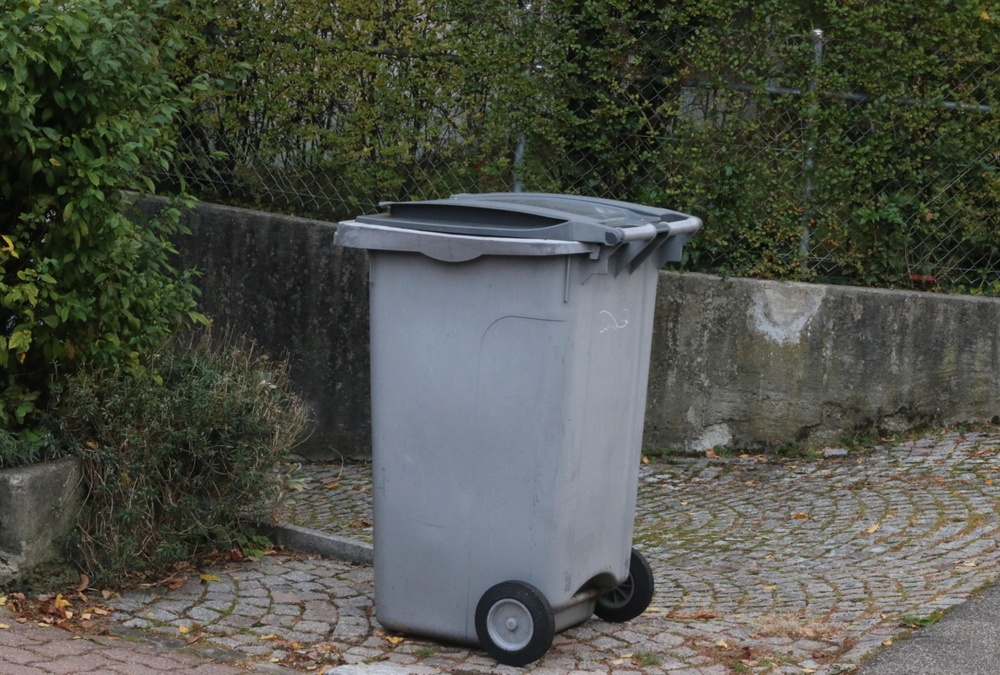
#> input picture data/input/1002.jpg, 1000 x 675 px, shrunk from 1518 x 1024 before the run
$ python depth_blur.py
#> lines starting #> are read from the running program, lines starting #| are printed output that depends on the picture; after the words box and inside, x2 and y2 are one past the last pixel; in counts of white or black regions, pixels touching at a corner belong together
### kernel.py
import numpy as np
import cv2

# [8 lines left out: function Radial, not called in this run]


def Tanh(r=5, kernel_size=11):
    kernel = np.zeros((kernel_size, kernel_size))
    center = kernel_size // 2
    for i in range(kernel_size):
        for j in range(kernel_size):
            kernel[i][j] = 0.5 + 0.5 * np.tanh(0.25 * (r ** 2 - (i - center) ** 2 - (j - center) ** 2) + 0.5)
    return kernel / kernel.sum()


def Mean(kernel_size=11):
    kernel = np.ones((kernel_size, kernel_size))
    return kernel / kernel.sum()


# [2 lines that do not run on import are left out]


### depth_blur.py
import pdb
import cv2
import argparse
import numpy as np
from kernel import Radial, Tanh, Mean
from modify_depth import ModifyDepthByMask

class DepthBlur():
    def __init__(self, kernel_type='radial', d_min=0, d_max=300, a=0.05, df=50, scale_factor=2) -> None:
        self.kernel_type = kernel_type
        if kernel_type == 'radial':
            self.kernel = Radial
        elif kernel_type == 'tanh':
            self.kernel = Tanh

        self.d_min = d_min
        self.d_max = d_max
        self.a = a
        self.df = df
        self.scale_factor = scale_factor


    def forward(self, image, depth):
        I_s = np.zeros_like(image)
        M_s = np.zeros_like(image)
        for d in np.arange(self.d_min, self.d_max, step=1 / self.a):
            M_d = (np.abs(depth - d) < 1 / self.a).astype(float)
            I_d = M_d * image
            r = np.abs(self.scale_factor * self.a * (d - self.df)).astype(int)
            kernel_size = (r + 1) * 2 + 1
            kernel = self.kernel(r=r, kernel_size=kernel_size)
            M_d_b = cv2.filter2D(M_d, -1, kernel=kernel)
            I_d_b = cv2.filter2D(I_d, -1, kernel=kernel)
            M_s = M_s * (1 - M_d_b) + M_d_b
            I_s = I_s * (1 - M_d_b) + I_d_b
            # M_s = M_s * (1 - M_d_b) + M_d_b * M_d
            # I_s = I_s * (1 - M_d_b) + I_d_b * M_d
        I_b = I_s / M_s
        return I_b


if __name__ == '__main__':
    # d_min=0, d_max=300, a=0.05, df=50, scale_factor=2
    argument_parser = argparse.ArgumentParser()
    argument_parser.add_argument('--ktype', type=str, default='tanh', choices=['radial', 'tanh'])
    argument_parser.add_argument('--dmin', type=int, default=0)
    argument_parser.add_argument('--dmax', type=int, default=300)
    argument_parser.add_argument('--a', type=float, default=0.05)
    argument_parser.add_argument('--df', type=int, default=50)
    argument_parser.add_argument('--scale', type=int, default=2)
    argument_parser.add_argument('--mdepth', action='store_true')
    args = argument_parser.parse_args()
    # read image
    image = cv2.imread('./data/input/1002.jpg')
#> image is the input picture: shape (675, 1000, 3); mean B, G, R 72.2, 81.2, 78.3
    depth = cv2.imread('./data/depth/1002-depth.png')
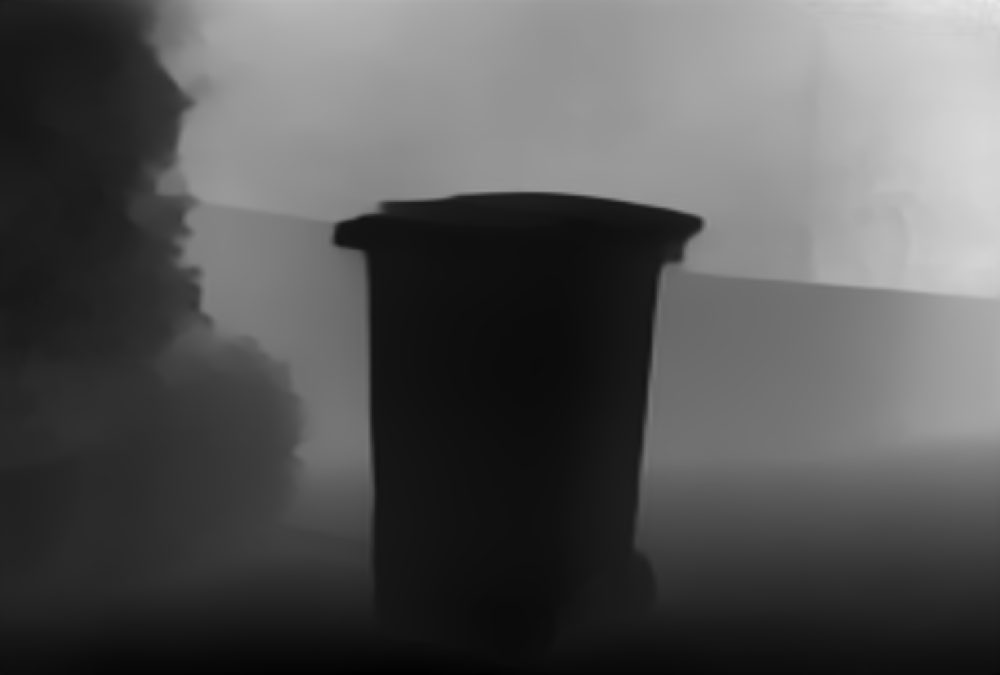
#> input picture data/depth/1002-depth.png, 1000 x 675 px, shrunk from 1518 x 1024 before the run
#> depth is the input picture: shape (675, 1000, 3); min 0, max 234, mean 85.3

    if args.mdepth:
        depth_modifier = ModifyDepthByMask()
        mask = cv2.imread('./data/mask/1002-mask.png')
        modified_depth = depth_modifier.forward(depth, mask)
        depth = modified_depth

    depth = depth / depth.max() * 255
    depth = depth.astype(int)
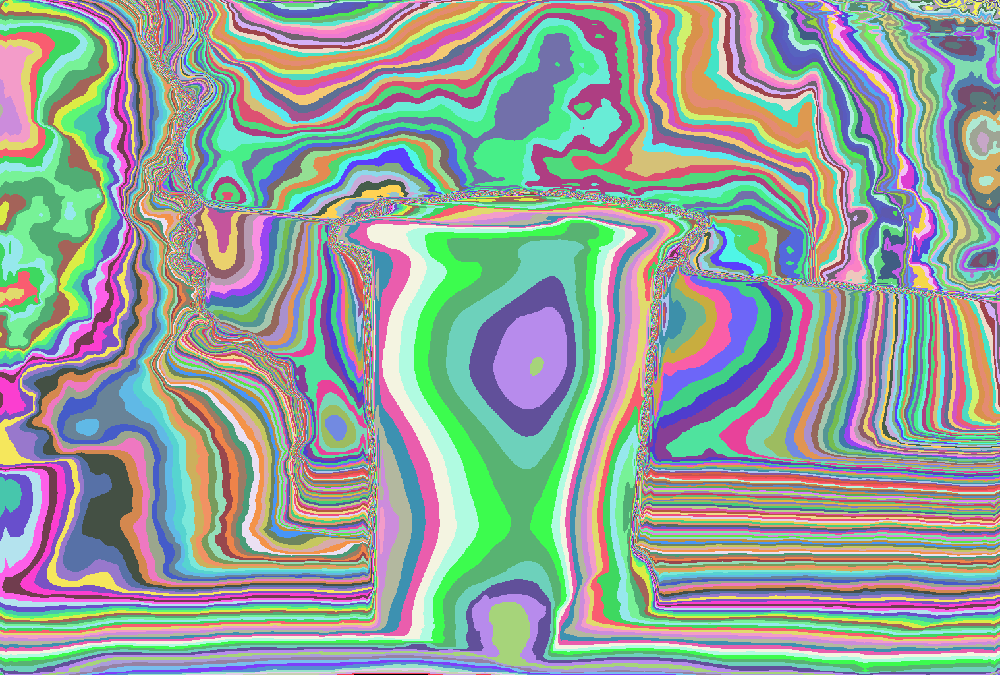
#> depth: shape (675, 1000, 3) int64; 235 distinct labels, from 0 to 255; one colour per label, 0 black

    depth_blur = DepthBlur(kernel_type=args.ktype, d_min=args.dmin, d_max=args.dmax, a=args.a, df=args.df, scale_factor=args.scale)
    blured = depth_blur.forward(image, depth)
#> the loop in forward, `for d in np.arange(self.d_min, self.d_max, step=1 / self.a):` made 15 passes
#> pass 1, in forward, `M_d = (np.abs(depth - d) < 1 / self.a).astype(float)`:
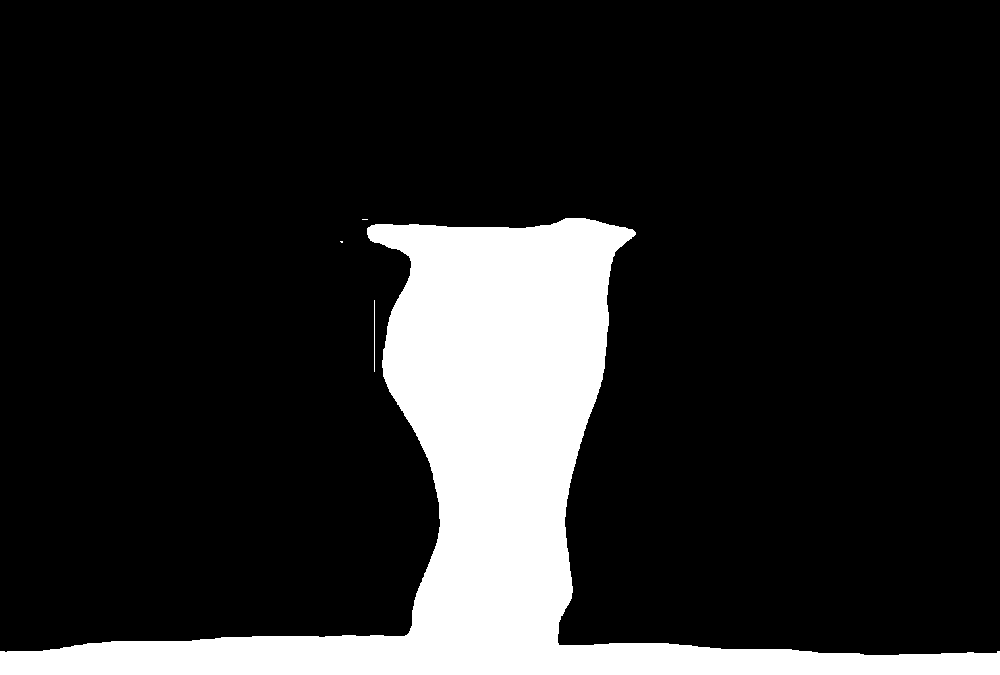
#> M_d: shape (675, 1000, 3) float64; values 0 (black) and 1 (white), 15.5% white; 4 white regions (2 under 20 px), largest, box (x1, y1, x2, y2) and area: (0, 218, 1000, 675) 104812, (374, 300, 375, 372) 72
#> pass 1, in forward, `I_d_b = cv2.filter2D(I_d, -1, kernel=kernel)`:
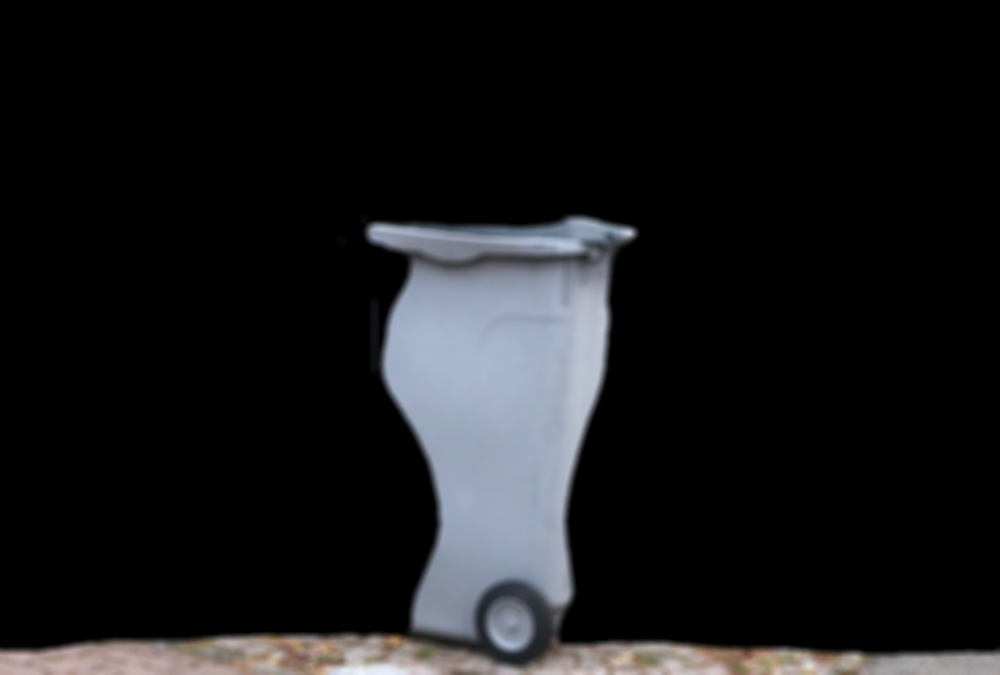
#> I_d_b: shape (675, 1000, 3) float64; mean B, G, R 20.5, 19.2, 18.8; drawn with min black and max white
#> after the loop in forward, `for d in np.arange(self.d_min, self.d_max, step=1 / self.a):`: I_d: shape (675, 1000, 3) float64; every value is 0
#> after the loop in forward, `for d in np.arange(self.d_min, self.d_max, step=1 / self.a):`:
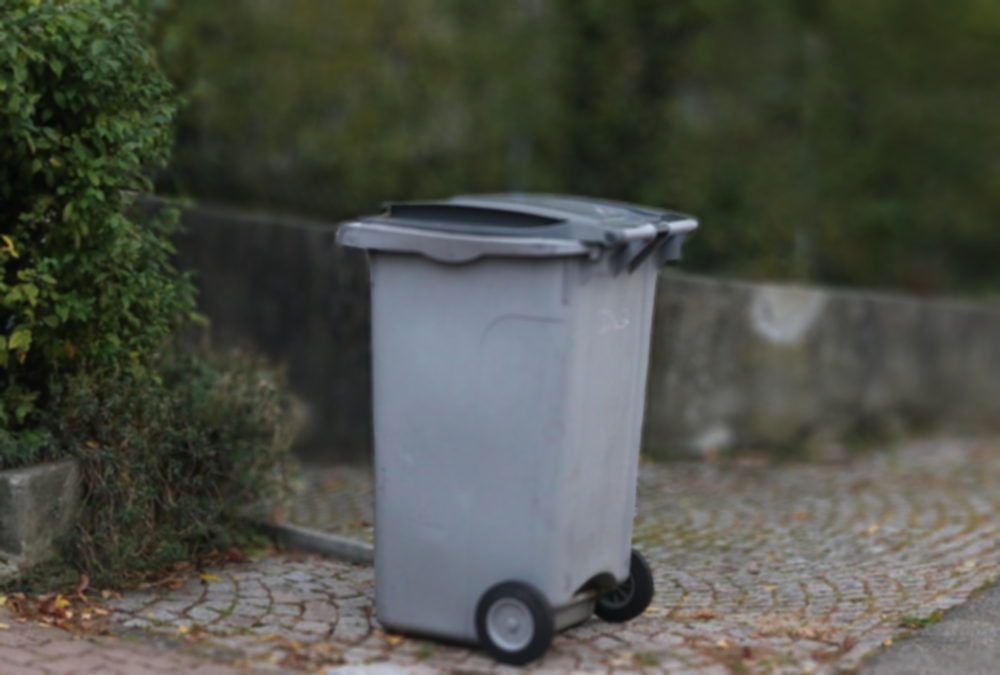
#> I_s: shape (675, 1000, 3) float64; mean B, G, R 71.6, 80.6, 77.8
#> after the loop in forward, `for d in np.arange(self.d_min, self.d_max, step=1 / self.a):`:
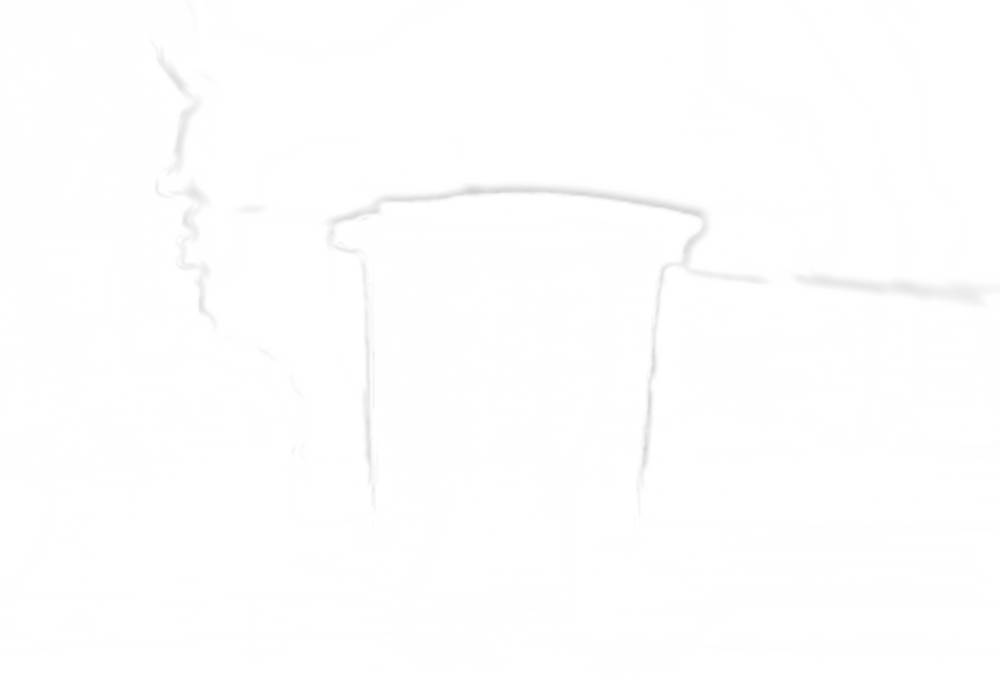
#> M_s: shape (675, 1000, 3) float64; min 0.824, max 1, mean 0.998

    cv2.imwrite('./output/depth-spc/blured.png', blured)
